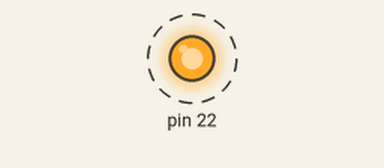
Bench run of a sketch on a simulated Arduino Mega 2560, built with avr-gcc and run on an emulated ATmega2560. Parts: output pins drawn as LEDs (lit = HIGH). Dashed ring = blinking. What the sketch prints to the serial monitor is not drawn.

Above: at 0.5 s.
Timing chart, 0 to 4.6 s (numbered marks = the images above):
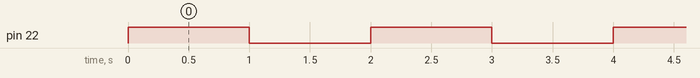

Measured:
- by itself, pin 22: alternates HIGH for 1.0 s and LOW for 1.0 s

The sketch:

Blink.ino
```cpp
void setup() {
  // put your setup code here, to run once:
  Serial.begin(115200);
pinMode(22,OUTPUT);

}

void loop() {
  // put your main code here, to run repeatedly:
  digitalWrite(22,HIGH);
  Serial.println("LED ON");
  delay(1000);
  digitalWrite(22,LOW);
  Serial.println("LED Off");
  delay(1000);

}
```
